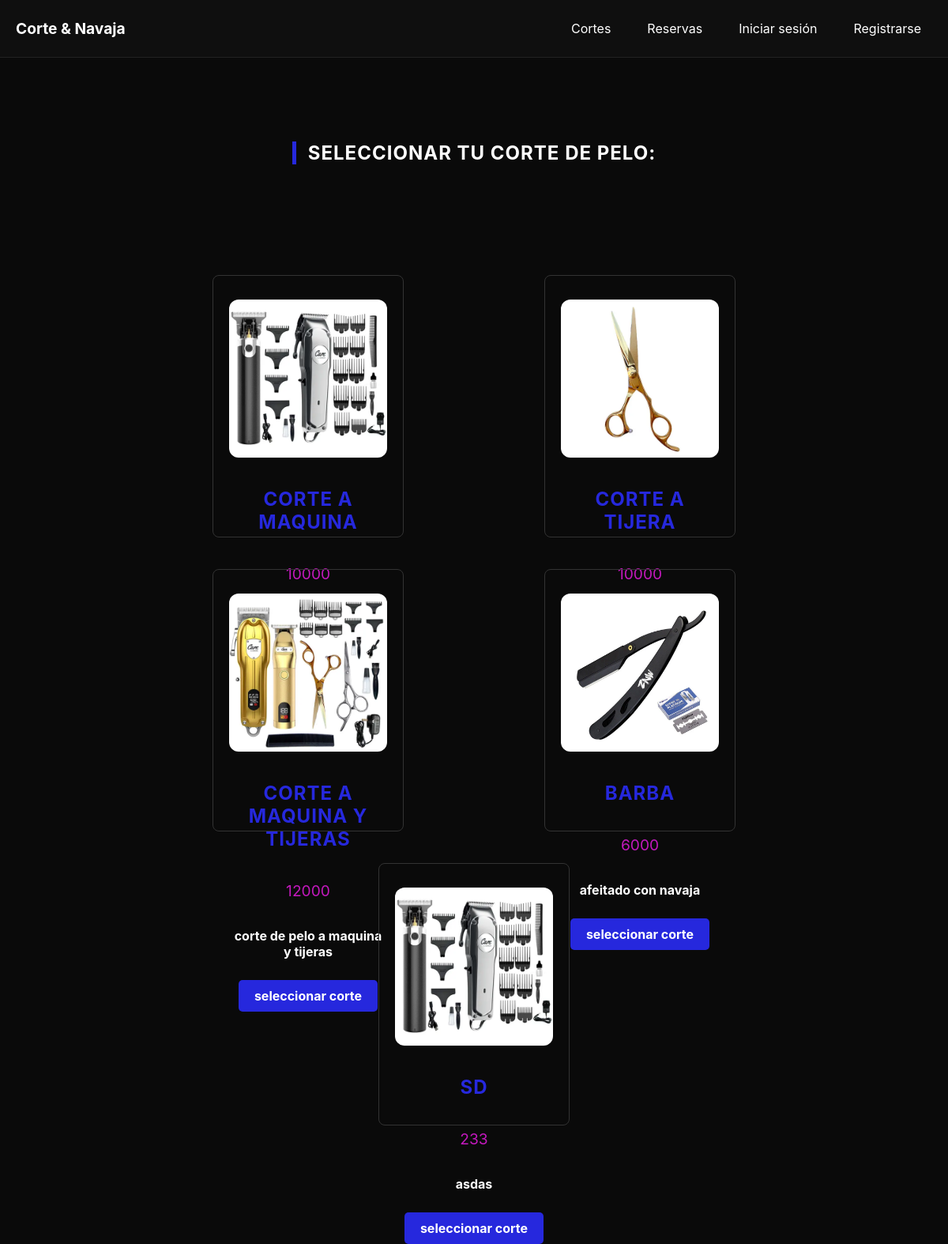
Screenshot of /seleccion-corte/ with the database file from the repository.
### corte/models.py (models this page shows, shortened)
class Corte(models.Model):
    name = models.CharField(max_length=100)
    precio = models.IntegerField()
    descripcion = models.TextField(max_length=250)
    imagen = models.ImageField(upload_to='cortes/', null=True, blank=True)

### corte/views.py (the view)
# urls.py: path('seleccion-corte/', views.corte, name='corte'),
def corte(request):
    cortes = Corte.objects.all()
    return render(request, 'corte/corte.html', {'cortes':cortes})

### corte/templates/corte/corte.html
{%extends 'corte/base.html'%}
{%block body%}
<section class="servicios-container">
    <h1 class="titulo-seccion">
        Seleccionar tu corte de pelo:
    </h1>
    <section class="cortes-grid">
        {% for corte in cortes %}
        <article class="corte-card">
            {% if corte.imagen %}
                <img src="{{ corte.imagen.url }}" alt="{{ corte.name }}" class="corte-image">
            {% endif %}
            <h2 class="corte-nombre">{{ corte.name }}</h2>
            <div class="corte-info">
                <p class="corte-precio">{{ corte.precio }}</p>
                <p class="corte-descripcion">{{ corte.descripcion }}</p>
                <a href="{% url 'detail' id=corte.id %}" class="btn-seleccionar">seleccionar corte</a>
            </div>
        </article>
        {%endfor%}
    </section>
</section>
{%endblock%}

### static/css/style.css (style rules this page uses)
:root { --azul: #2628DD; --magenta: #C419BE; --blanco: #FFFFFF; --negro: #0a0a0a; --gris: #1a1a1a; }
body { background-color: var(--negro); color: var(--blanco); font-family: 'Inter', sans-serif; margin: 0; }
h1, h2 { color: var(--blanco); text-transform: uppercase; letter-spacing: 1px; }
a { color: inherit; text-decoration: none; }
.detalle-imagen, .corte-image { width: 100%; border-radius: 12px; margin-bottom: 18px; object-fit: cover; max-height: 240px; }
.servicios-container { padding: 2rem 0; display: flex; flex-direction: column; align-items: center; text-align: center }
.titulo-seccion { color: var(--blanco); border-left: 5px solid var(--azul); padding-left: 15px; text-transform: uppercase; margin: 50px 0; }
.cortes-grid { display: flex; flex-wrap: wrap; grid-template-columns: repeat(auto-fill, minmax(280px, 1fr)); gap: 40px; justify-content: space-around; align-items: center; width: 100vh; margin: 90px 0 0 0; }
.corte-card { background-color: var(--gris-oscuro); padding: 30px 20px; border-radius: 8px; border: 1px solid #333; transition: all 0.3s ease; height: 270px; width: 200px; display: flex; flex-direction: column; align-items: center; justify-content: space-around; }
.corte-nombre { color: var(--azul); font-size: 1,75rem; display: flex; justify-content: center; align-items: center; }
.corte-info { display: flex; flex-direction: column; align-items: center; justify-content: space-between; margin: 0; }
.corte-precio { color: var(--magenta); font-size: 1.2rem; }
.corte-descripcion { color: var(--blanco); font-weight: bold; font-size: 1,25rem; }
.btn-seleccionar { background-color: var(--azul); color: var(--blanco); padding: 10px 20px; border-radius: 5px; display: inline-block; font-weight: bold; transition: background 0.3s; margin-top: 10px; }

### rows the page displays
Corte: imagen (picture), name "CORTE A MAQUINA", precio "10000"
Corte: imagen (picture), name "CORTE A TIJERA", precio "10000"
Corte: imagen (picture), name "CORTE A MAQUINA Y TIJERAS", precio "12000", descripcion "corte de pelo a maquina y tijeras"
Corte: imagen (picture), name "BARBA", precio "6000", descripcion "afeitado con navaja"
Corte: imagen (picture), name "SD", precio "233", descripcion "asdas"
